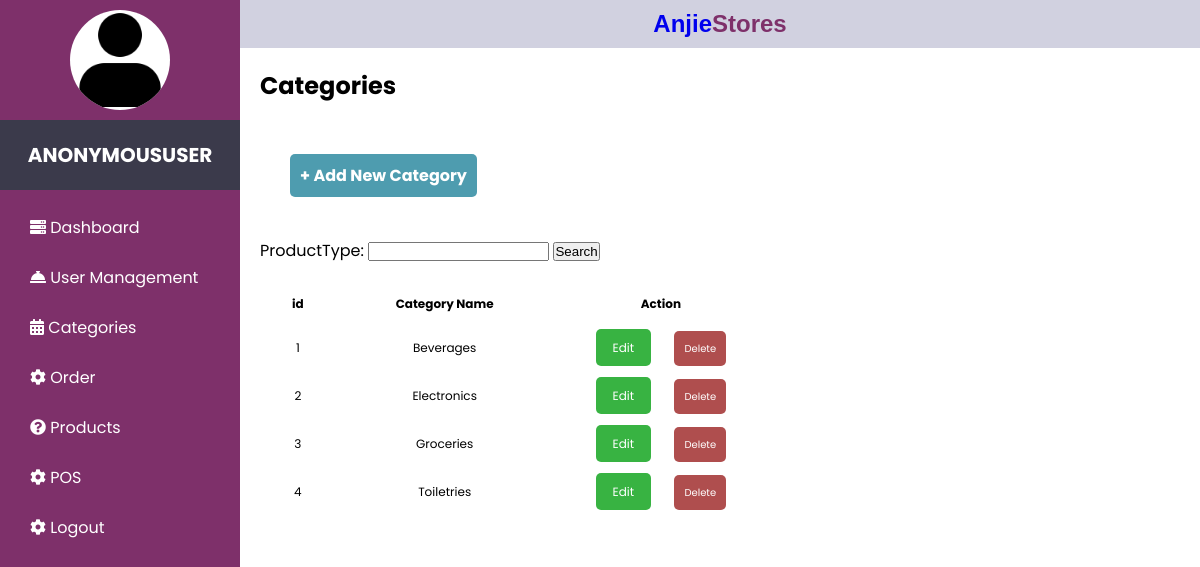
Page /categories/ on the committed database.
### inventory/models.py (models this page shows, shortened)
class ProductType(models.Model):
    productTypeID = models.IntegerField()
    productType = models.CharField(max_length=20)

### inventory/views.py (the view)
# urls.py: path('categories/', views.categories, name='categories'),
def categories(request):
    productsType = ProductType.objects.all()
    prodTypefilter = ProductTypeFilter(request.GET, queryset=productsType)
    context = {
        "productsType": productsType,
        "prodTypefilter": prodTypefilter
    }
    return render(request, 'inventory/categories.html',context)

### inventory/templates/inventory/categories.html
{% extends "inventory/index.html" %}
{% load static %}
{% block content %}
<section id="categories">
    <div class="main">
        <a href="/index.html"><h1>Anjie<span style="color:rgb(126, 48, 106)">Stores</span></h1></a>
        <div class="cat-container">
            <h2>Categories</h2>
            <div class="button-add">
                <a href="/categories.html" >+ Add New Category</a>
            </div>
            <div class="cat-options">
                <form action="" method="get">
                    {{prodTypefilter.form}}
                    <button type="submit">Search</button>
                </form>
            </div>
            <div class="table-container">
                <table>
                    <tr>
                      <th>id</th>
                      <th>Category Name</th>
                      <th>Action</th>
                    </tr>
                    {% for producttype in productsType %}
                        <tr>
                            <td>{{producttype.productTypeID}}</td>
                            <td>{{producttype.productType}}</td>
                            <td>
                                <a class="Edit" href="#">Edit</a>
                                <a class="Deactivate" href="#">Delete</a>
                            </td>
                        </tr>
                    {% endfor %}
                </table>
            </div>
        </div>
</section>
{% endblock %}

### inventory/static/inventory/style.css (style rules this page uses)
* { margin: 0; padding: 0; text-decoration: none; }
body { box-sizing: border-box; font-family: 'Poppins', 'Segoe UI', Tahoma, Geneva, Verdana, sans-serif; }
.main { margin-left: 20%; height:100vh; }
.main h1 { background-color: rgb(209, 209, 224); padding:10px; text-align: center; font-family: Geneva, Verdana, sans-serif; }
.table-container { border-collapse: collapse; font-size: 0.75em; }
.table-container tr { text-align: center; }
.table-container th, td { padding-top: 0px; padding-bottom: 20px; padding-left: 50px; padding-right: 40px; }
.table-container td .Deactivate { margin:10px; width: 125px; height: 35px; background: #af4e4e; padding: 10px ; text-align: center; border-radius: 5px; color: white; font-size: 10px; line-height: 25px; }
.cat-container h2 { padding:20px; margin-bottom:40px; }
.cat-container .button-add a { margin:50px; width: 125px; height: 35px; background: #4E9CAF; padding: 10px ; text-align: center; border-radius: 5px; color: white; font-weight: bold; line-height: 25px; }
.table-container td .Edit { margin:10px; width: 125px; height: 55px; background: #38b342; padding: 10px 17px; text-align: center; border-radius: 5px; color: white; font-size: 12px; line-height: 25px; }
.cat-options { display:flex; justify-content:space-between; margin:20px; margin-top:50px; margin-bottom:30px; }

### rows in the picture
ProductType: productTypeID "1", productType "Beverages"
ProductType: productTypeID "2", productType "Electronics"
ProductType: productTypeID "3", productType "Groceries"
ProductType: productTypeID "4", productType "Toiletries"

### other values in the picture
{{ user }} "ANONYMOUSUSER"
